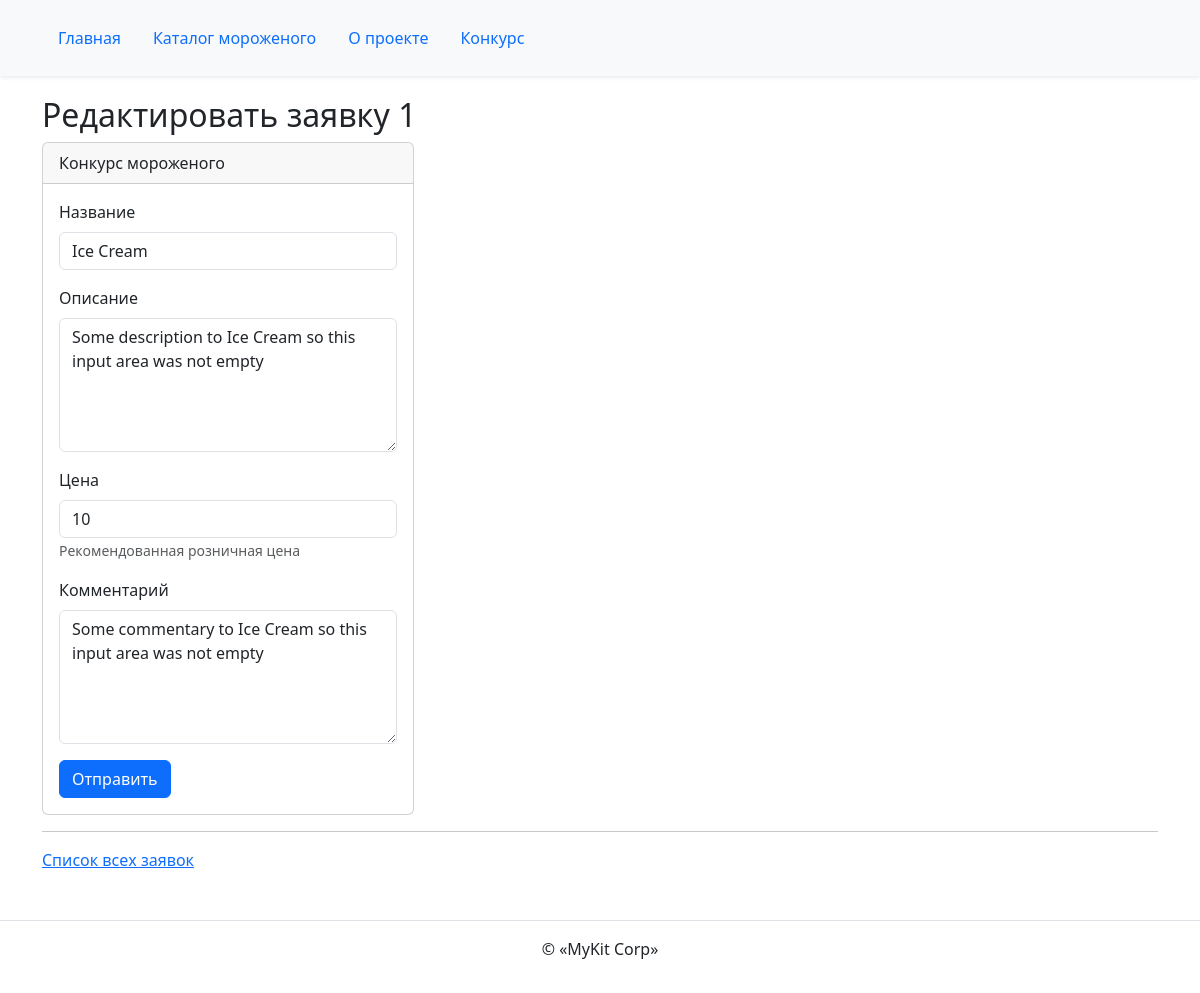
The app's page /contest/1/edit/ with its own data.
### contest/models.py (models this page shows)
class Contest(models.Model):
    title = models.CharField(verbose_name='Название', max_length=20)
    description = models.TextField(verbose_name='Описание')
    price = models.IntegerField(
        verbose_name='Цена',
        validators=[MinValueValidator(10), MaxValueValidator(100)],
        help_text='Рекомендованная розничная цена',
    )
    comment = models.TextField(verbose_name='Комментарий', blank=True)

### contest/views.py (the view)
# urls.py: path('', views.proposal, name='create'),
def proposal(request, pk=None):
    if pk is not None:
        instance = get_object_or_404(Contest, pk=pk)
    else:
        instance = None
    form = ContestForm(request.POST or None, instance=instance)
    context = {'form': form}
    if form.is_valid():
        form.save()
    return render(request, 'contest/form.html', context)

### contest/forms.py
class ContestForm(forms.ModelForm):
    class Meta:
        model = Contest
        fields = '__all__'
        widgets = {
            'description': forms.Textarea({'cols': '22', 'rows': '5'}),
            'comment': forms.Textarea({'cols': '22', 'rows': '5'}),
        }

### templates/contest/form.html (shortened to what this page needs)
{% extends 'base.html' %}
{% load django_bootstrap5 %}
{% block content %}
  {% with data=form.instance %}
    {% if '/edit/' in request.path %}
      <h2>Редактировать заявку {{ data.pk }}</h2>
    {% elif '/delete/' in request.path %}
      <h2>Удалить заявку {{ data.pk }}</h2>
    {% else %}
      <h2>Подать заявку</h2>
    {% endif %}
    <div class="card col-4">
      <div class="card-header">Конкурс мороженого</div>
      <div class="card-body">
        <form method="post">
          {% if not '/delete/' in request.path %}
            {% bootstrap_form form %}
          {% else %}
            <p>{{ data.title }}</p>
            <p>{{ data.price }}</p>
            <p>{{ data.description }}</p>
            <p>{{ data.comment }}</p>
          {% endif %}
          {% bootstrap_button button_type='submit' content='Отправить' %}
        </form>
      </div>
    </div>
  {% endwith %}
  <hr />
  <div>
    <a href="{% url 'contest:list' %}">Список всех заявок</a>
  </div>
{% endblock %}

### records on screen
Contest: pk "1", title "Ice Cream", description "Some description to Ice Cream so this input area was not empty", price "10", comment "Some commentary to Ice Cream so this input area was not empty"
